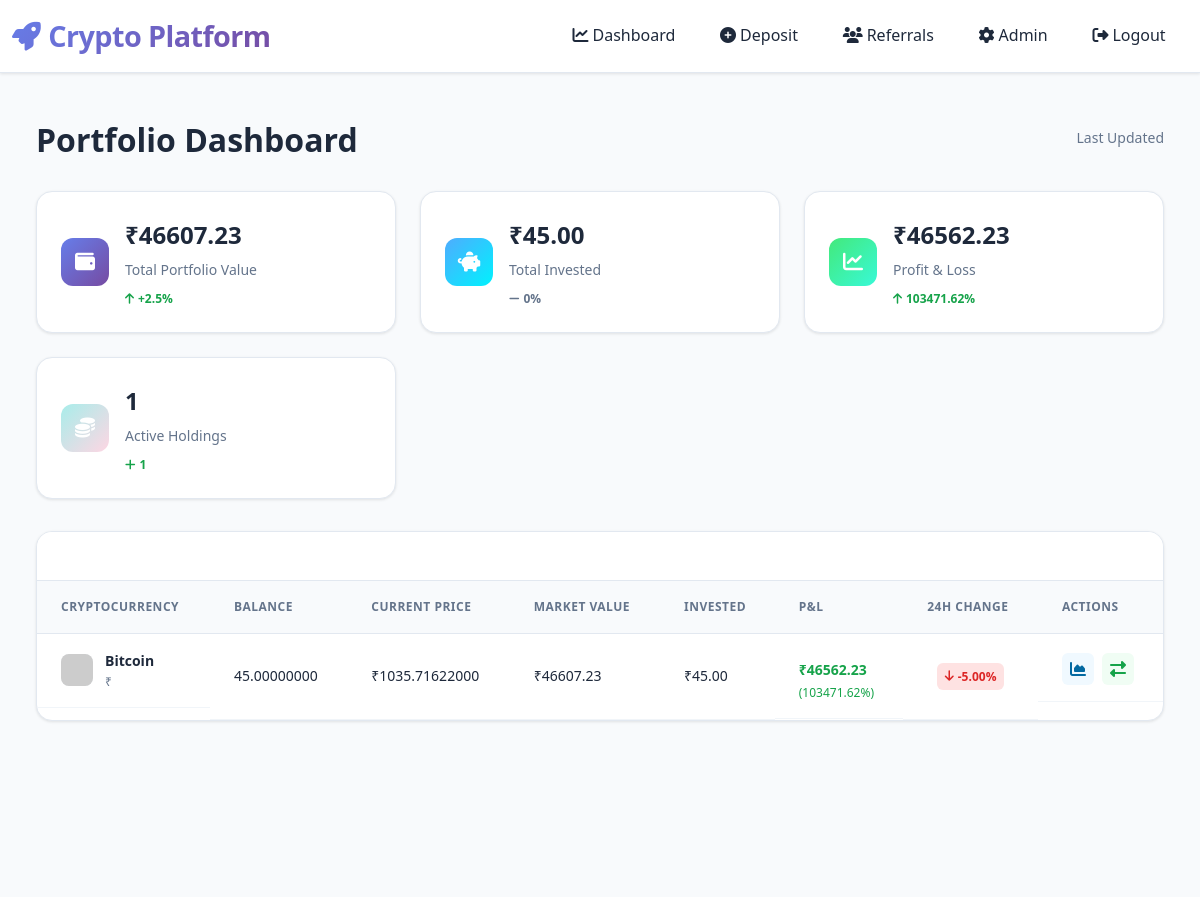
Screenshot of /trading/dashboard/ (signed in) with the database file from the repository.
### trading/models.py (models this page shows, shortened)
class Portfolio(models.Model):
    user = models.ForeignKey(User, on_delete=models.CASCADE)
    cryptocurrency = models.ForeignKey(Cryptocurrency, on_delete=models.CASCADE)
    balance = models.DecimalField(max_digits=20, decimal_places=8, default=0)
    total_invested = models.DecimalField(max_digits=20, decimal_places=2, default=0)
    class Meta:
        unique_together = ['user', 'cryptocurrency']
    @property
    def current_value(self):
        return self.balance * self.cryptocurrency.current_price
    @property
    def profit_loss(self):
        return self.current_value - self.total_invested
    @property
    def profit_loss_percentage(self):
        if self.total_invested > 0:
            return (self.profit_loss / self.total_invested) * 100
        return 0

class Cryptocurrency(models.Model):
    name = models.CharField(max_length=50)  # Bitcoin, Ethereum, etc.
    symbol = models.CharField(max_length=10)  # BTC, ETH, etc.
    total_supply = models.DecimalField(max_digits=20, decimal_places=8)
    current_price = models.DecimalField(max_digits=20, decimal_places=8)
    price_change_24h = models.DecimalField(max_digits=5, decimal_places=2, default=0)
    is_active = models.BooleanField(default=True)
    created_at = models.DateTimeField(auto_now_add=True)
    updated_at = models.DateTimeField(auto_now=True)
    class Meta:
        verbose_name_plural = "Cryptocurrencies"

### trading/views.py (the view)
# urls.py: path('dashboard/', views.referral_dashboard, name='dashboard'),
@login_required
def dashboard(request):
    portfolios = Portfolio.objects.filter(user=request.user).select_related('cryptocurrency')
    total_value = sum([p.current_value for p in portfolios])
    total_invested = sum([p.total_invested for p in portfolios])
    total_profit_loss = total_value - total_invested
    context = {
        'portfolios': portfolios,
        'total_value': total_value,
        'total_invested': total_invested,
        'total_profit_loss': total_profit_loss,
        'total_profit_loss_percentage': (total_profit_loss / total_invested * 100) if total_invested > 0 else 0,
    }
    return render(request, 'trading/dashboard.html', context)

### templates/trading/dashboard.html (shortened to what this page needs)
{% extends 'base.html' %}
{% block content %}
<div class="dashboard-container">
    <div class="dashboard-header">
        <h1 class="dashboard-title">Portfolio Dashboard</h1>
        <div class="dashboard-stats">
            <div class="stat-item">
                <span class="stat-label">Last Updated</span>
            </div>
        </div>
    </div>
    <div class="stats-grid">
        <div class="stat-card primary">
            <div class="stat-icon">
                <i class="fas fa-wallet"></i>
            </div>
            <div class="stat-content">
                <div class="stat-number">₹{{ total_value|floatformat:2 }}</div>
                <div class="stat-label">Total Portfolio Value</div>
                <div class="stat-trend positive">
                    <i class="fas fa-arrow-up"></i>
                    <span>+2.5%</span>
                </div>
            </div>
        </div>
        <div class="stat-card success">
            <div class="stat-icon">
                <i class="fas fa-piggy-bank"></i>
            </div>
            <div class="stat-content">
                <div class="stat-number">₹{{ total_invested|floatformat:2 }}</div>
                <div class="stat-label">Total Invested</div>
                <div class="stat-trend neutral">
                    <i class="fas fa-minus"></i>
                    <span>0%</span>
                </div>
            </div>
        </div>
        <div class="stat-card {% if total_profit_loss >= 0 %}profit{% else %}loss{% endif %}">
            <div class="stat-icon">
                <i class="fas fa-chart-line"></i>
            </div>
            <div class="stat-content">
                <div class="stat-number">₹{{ total_profit_loss|floatformat:2 }}</div>
                <div class="stat-label">Profit & Loss</div>
                <div class="stat-trend {% if total_profit_loss >= 0 %}positive{% else %}negative{% endif %}">
                    <i class="fas fa-arrow-{% if total_profit_loss >= 0 %}up{% else %}down{% endif %}"></i>
                    <span>{{ total_profit_loss_percentage|floatformat:2 }}%</span>
                </div>
            </div>
        </div>
        <div class="stat-card info">
            <div class="stat-icon">
                <i class="fas fa-coins"></i>
            </div>
            <div class="stat-content">
                <div class="stat-number">{{ portfolios|length }}</div>
                <div class="stat-label">Active Holdings</div>
                <div class="stat-trend positive">
                    <i class="fas fa-plus"></i>
                    <span>{{ portfolios|length }}</span>
                </div>
            </div>
        </div>
    </div>
    <div class="main-content">
        <div class="content-card">
            <div class="card-header">
            </div>
            <div class="card-content">
                {% if portfolios %}
                <div class="table-container">
                    <table class="modern-table">
                        <thead>
                            <tr>
                                <th>Cryptocurrency</th>
                                <th>Balance</th>
                                <th>Current Price</th>
                                <th>Market Value</th>
                                <th>Invested</th>
                                <th>P&L</th>
                                <th>24h Change</th>
                                <th>Actions</th>
                            </tr>
                        </thead>
                        <tbody>
                            {% for portfolio in portfolios %}
                            <tr class="table-row">
                                <td class="crypto-info">
                                    <div class="crypto-avatar">
                                        <img src="https://via.placeholder.com/32/{{ portfolio.cryptocurrency.symbol|lower }}" alt="{{ portfolio.cryptocurrency.symbol }}">
                                    </div>
                                    <div class="crypto-details">
                                        <div class="crypto-name">{{ portfolio.cryptocurrency.name }}</div>
                                        <div class="crypto-symbol">{{ portfolio.cryptocurrency.symbol }}</div>
                                    </div>
                                </td>
                                <td class="balance">{{ portfolio.balance|floatformat:8 }}</td>
                                <td class="price">₹{{ portfolio.cryptocurrency.current_price|floatformat:8 }}</td>
                                <td class="value">₹{{ portfolio.current_value|floatformat:2 }}</td>
                                <td class="invested">₹{{ portfolio.total_invested|floatformat:2 }}</td>
                                <td class="pnl">
                                    <span class="pnl-amount {% if portfolio.profit_loss >= 0 %}positive{% else %}negative{% endif %}">
                                        ₹{{ portfolio.profit_loss|floatformat:2 }}
                                    </span>
                                    <span class="pnl-percentage {% if portfolio.profit_loss_percentage >= 0 %}positive{% else %}negative{% endif %}">
                                        ({{ portfolio.profit_loss_percentage|floatformat:2 }}%)
                                    </span>
                                </td>
                                <td class="change-24h">
                                    <span class="change-badge {% if portfolio.cryptocurrency.price_change_24h >= 0 %}positive{% else %}negative{% endif %}">
                                        <i class="fas fa-arrow-{% if portfolio.cryptocurrency.price_change_24h >= 0 %}up{% else %}down{% endif %}"></i>
                                        {{ portfolio.cryptocurrency.price_change_24h|floatformat:2 }}%
                                    </span>
                                </td>
                                <td class="actions">
                                    <button class="action-btn chart-btn" onclick="showChart({{ portfolio.cryptocurrency.id }})">
                                        <i class="fas fa-chart-area"></i>
                                    </button>
                                    <button class="action-btn trade-btn">
                                        <i class="fas fa-exchange-alt"></i>
                                    </button>
                                </td>
                            </tr>
                            {% endfor %}
                        </tbody>
                    </table>
                </div>
                {% endif %}
            </div>
        </div>
    </div>
</div>
{% endblock %}

### templates/base.html (style rules this page uses)
:root { --primary-gradient: linear-gradient(135deg, #667eea 0%, #764ba2 100%); --secondary-gradient: linear-gradient(135deg, #f093fb 0%, #f5576c 100%); --success-gradient: linear-gradient(135deg, #4facfe 0%, #00f2fe 100%); --light-bg: #f8fafc; --white-bg: #ffffff; --card-bg: #ffffff; --border-color: #e2e8f0; --text-primary: #1e293b; --text-secondary: #64748b; --text-muted: #94a3b8; --shadow-light: 0 1px 3px rgba(0, 0, 0, 0.1); --shadow-medium: 0 4px 6px rgba(0, 0, 0, 0.1); --shadow-large: 0 8px 25px rgba(0, 0, 0, 0.15); }
* { margin: 0; padding: 0; box-sizing: border-box; }
body { background: var(--light-bg); color: var(--text-primary); font-family: 'Segoe UI', system-ui, -apple-system, sans-serif; min-height: 100vh; line-height: 1.6; }
.card-header { background: var(--white-bg); border-bottom: 1px solid var(--border-color); font-weight: 600; padding: 1.5rem; border-radius: 16px 16px 0 0; color: var(--text-primary); }
h1, h2, h3, h4, h5, h6 { color: var(--text-primary); font-weight: 600; }

### rows the page displays
Portfolio: cryptocurrency.name "Bitcoin", cryptocurrency.symbol "₹", balance "45.00000000", cryptocurrency.current_price "1035.71622000", current_value "46607.23", total_invested "45.00", profit_loss "46562.23", profit_loss_percentage "103471.62", cryptocurrency.price_change_24h "-5.00"

### other values shown
{{ total_value|floatformat:2 }} "46607.23"
{{ total_invested|floatformat:2 }} "45.00"
{{ total_profit_loss|floatformat:2 }} "46562.23"
{{ total_profit_loss_percentage|floatformat:2 }} "103471.62"
{{ portfolios|length }} "1"
